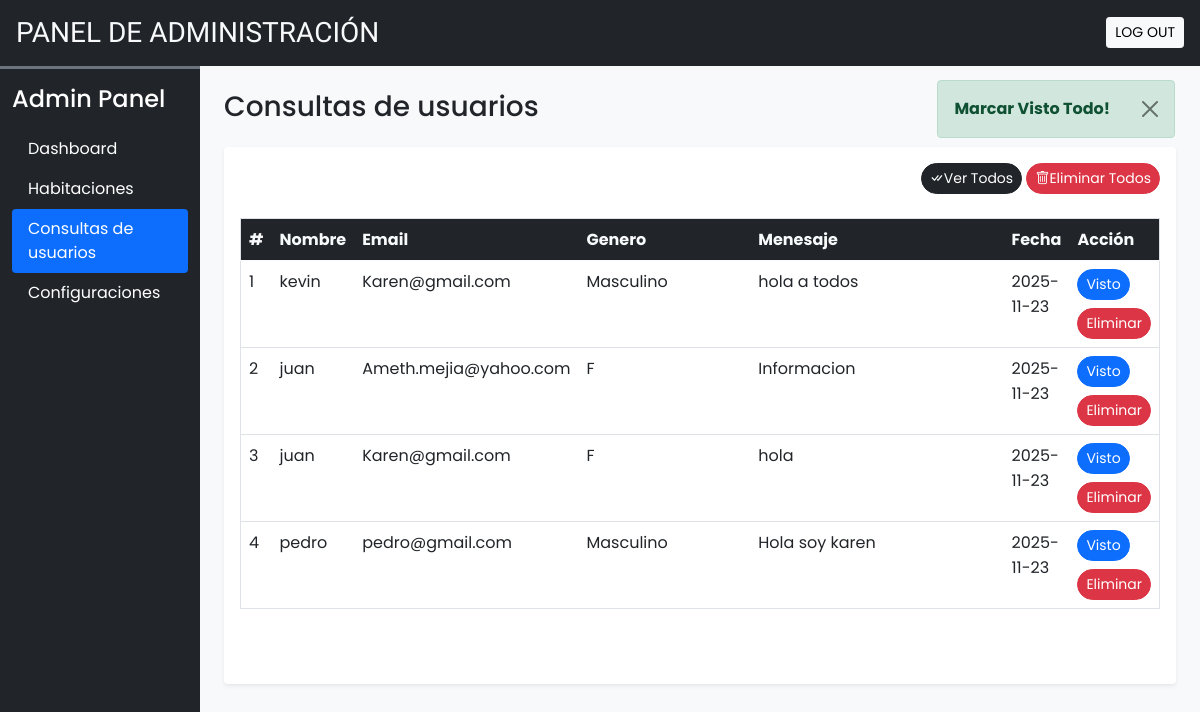
The app's page /admin/user_queries.php?seen=all (signed in) with its own data.
### tables this page shows
CREATE TABLE `user_queries` (
    `sr_no` int(11) NOT NULL,
    `name` varchar(100) NOT NULL,
    `email` varchar(100) NOT NULL,
    `subject` varchar(100) NOT NULL,
    `message` varchar(500) NOT NULL,
    `date` date NOT NULL DEFAULT current_timestamp(),
    `seen` tinyint(4) NOT NULL DEFAULT 0
);

### admin/inc/db_config.php (called while the page is built, shortened)
<?php
function filteration($data)
{
    foreach ($data as $key => $value) {
        $value = trim($value);
        $value = stripslashes($value);
        $value = strip_tags($value);
        $value = htmlspecialchars($value);
        $data[$key] = $value;
    }
    return $data;
}
function update($sql, $values, $datatypes)
{
    $con = $GLOBALS['con'];
    if ($stmt = mysqli_prepare($con, $sql)) {
        mysqli_stmt_bind_param($stmt, $datatypes, ...$values);
        if (mysqli_stmt_execute($stmt)) {
            $res = mysqli_stmt_affected_rows($stmt);
            return $res;
        } else {
            mysqli_stmt_close($stmt);
            die("Query cannot be executed - UPDATE");
        }
    } else {
        die("Query cannot be prepared - UPDATE");
    }
}

### admin/user_queries.php (the view, shortened to what this page needs)
<?php
require('inc/esenciales.php');
require('inc/db_config.php');
if (isset($_GET['seen'])) {
    $frm_data = filteration($_GET);
    if ($frm_data['seen'] == 'all') {
        $q = "UPDATE `user_queries` SET `seen`=?";
        $values = [1];
        if (update($q, $values, 'i')) {
            alert('success', 'Marcar Visto Todo!');
        } else {
            alert('error', 'Operacion Fallo!');
        }
    }
}
?>
<!DOCTYPE html>
<html lang="es">
<head>
    <?php require('inc/links.php'); ?>
</head>
<body class="bg-light">
    <?php include('inc/header.php'); ?>
    <div class="container-fluid" id="main-content">
        <div class="row">
            <div class="col-lg-10 ms-auto p-4 overflow-hidden">
                <h3 class="mb-4">Consultas de usuarios</h3>
                <div class="card border-0 shadow-sm mb-4">
                    <div class="card-body">
                        <div class="text-end mb-4">
                            <a href="?seen=all" class="btn btn-dark rounded-pill shadow-none btn-sm">
                                <i class="bi bi-check-all"></i>Ver Todos
                            </a>
                            <a href="?del=all" class="btn btn-danger rounded-pill shadow-none btn-sm">
                                <i class="bi bi-trash"></i>Eliminar Todos
                            </a>
                        </div>
                        <div class="table-responsive-md" style="height: 450px; overflow-y: scroll;">
                            <table class="table table-hover border">
                                <thead class="sticky-top">
                                    <tr class="bg-dark text-light">
                                        <th scope="col">#</th>
                                        <th scope="col">Nombre</th>
                                        <th scope="col">Email</th>
                                        <th scope="col" width="20%">Genero</th>
                                        <th scope="col" width="30%">Menesaje</th>
                                        <th scope="col">Fecha</th>
                                        <th scope="col">Acción</th>
                                    </tr>
                                </thead>
                                <tbody>
                                    <?php
                                    $q = "SELECT * FROM `user_queries` ORDER BY `sr_no` DESC";
                                    $data = mysqli_query($con, $q);
                                    $i = 1;
                                    while ($row = mysqli_fetch_assoc($data)) {
                                        $seen = '';
                                        if ($row['seen'] != 1) {
                                            $seen = "<a href='?seen=$row[sr_no]' class='btn btn-sm rounded-pill btn-primary'>Visto</a>";
                                        }
                                        $seen .= "<a href='?del=$row[sr_no]' class='btn btn-sm rounded-pill btn-danger mt-2'>Eliminar</a>";
                                        echo <<<query
                                        <tr>
                                        <td>$i</td>
                                        <td>$row[name]</td>
                                        <td>$row[email]</td>
                                        <td>$row[subject]</td>
                                        <td>$row[message]</td>
                                        <td>$row[date]</td>
                                        <td>$seen</td>
                                        </tr>
                                        query;
                                        $i++;
                                    }
                                    ?>
                                </tbody>
                            </table>
                        </div>
                    </div>
                </div>
            </div>
        </div>
    </div>
</body>
</html>

### admin/css/principalAdmin.css (style rules this page uses)
:root { --teal: #2ec1ac; --teal_hover: #279e8c; }
* { font-family: 'Poppins', sans-serif; }

### records on screen
user_queries: name "kevin", email "Karen@gmail.com", subject "Masculino", message "hola a todos", date "2025-11-23"
user_queries: name "juan", email "Ameth.mejia@yahoo.com", subject "F", message "Informacion", date "2025-11-23"
user_queries: name "juan", email "Karen@gmail.com", subject "F", message "hola", date "2025-11-23"
user_queries: name "pedro", email "pedro@gmail.com", subject "Masculino", message "Hola soy karen", date "2025-11-23"

### other values on screen
$msg "Marcar Visto Todo!"
